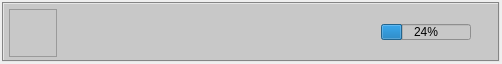
<?xml version="1.0" encoding="UTF-8"?>
<ui version="4.0">
 <class>frmDocumentItem</class>
 <widget class="QWidget" name="frmDocumentItem">
  <property name="geometry">
   <rect>
    <x>0</x>
    <y>0</y>
    <width>502</width>
    <height>64</height>
   </rect>
  </property>
  <property name="sizePolicy">
   <sizepolicy hsizetype="Preferred" vsizetype="Fixed">
    <horstretch>0</horstretch>
    <verstretch>0</verstretch>
   </sizepolicy>
  </property>
  <property name="minimumSize">
   <size>
    <width>50</width>
    <height>64</height>
   </size>
  </property>
  <property name="maximumSize">
   <size>
    <width>16777215</width>
    <height>64</height>
   </size>
  </property>
  <property name="windowTitle">
   <string>Form</string>
  </property>
  <property name="styleSheet">
   <string notr="true"/>
  </property>
  <layout class="QHBoxLayout" name="horizontalLayout_2">
   <property name="spacing">
    <number>2</number>
   </property>
   <property name="margin">
    <number>2</number>
   </property>
   <item>
    <widget class="QFrame" name="frame">
     <property name="sizePolicy">
      <sizepolicy hsizetype="Preferred" vsizetype="Fixed">
       <horstretch>0</horstretch>
       <verstretch>0</verstretch>
      </sizepolicy>
     </property>
     <property name="minimumSize">
      <size>
       <width>100</width>
       <height>60</height>
      </size>
     </property>
     <property name="maximumSize">
      <size>
       <width>16777215</width>
       <height>60</height>
      </size>
     </property>
     <property name="styleSheet">
      <string notr="true">background-color: rgb(200, 200, 200);</string>
     </property>
     <property name="frameShape">
      <enum>QFrame::Box</enum>
     </property>
     <property name="frameShadow">
      <enum>QFrame::Sunken</enum>
     </property>
     <layout class="QGridLayout" name="gridLayout">
      <property name="margin">
       <number>5</number>
      </property>
      <item row="0" column="2">
       <widget class="QProgressBar" name="pgBar">
        <property name="minimumSize">
         <size>
          <width>90</width>
          <height>16</height>
         </size>
        </property>
        <property name="maximumSize">
         <size>
          <width>90</width>
          <height>16</height>
         </size>
        </property>
        <property name="value">
         <number>24</number>
        </property>
       </widget>
      </item>
      <item row="0" column="1">
       <widget class="QLabel" name="lblName">
        <property name="sizePolicy">
         <sizepolicy hsizetype="Expanding" vsizetype="Preferred">
          <horstretch>0</horstretch>
          <verstretch>0</verstretch>
         </sizepolicy>
        </property>
        <property name="minimumSize">
         <size>
          <width>20</width>
          <height>0</height>
         </size>
        </property>
        <property name="font">
         <font>
          <weight>75</weight>
          <bold>true</bold>
         </font>
        </property>
        <property name="cursor">
         <cursorShape>PointingHandCursor</cursorShape>
        </property>
        <property name="frameShape">
         <enum>QFrame::NoFrame</enum>
        </property>
        <property name="text">
         <string/>
        </property>
        <property name="textFormat">
         <enum>Qt::RichText</enum>
        </property>
       </widget>
      </item>
      <item row="0" column="3">
       <widget class="QLabel" name="lblClose">
        <property name="minimumSize">
         <size>
          <width>16</width>
          <height>16</height>
         </size>
        </property>
        <property name="maximumSize">
         <size>
          <width>16</width>
          <height>16</height>
         </size>
        </property>
        <property name="cursor">
         <cursorShape>PointingHandCursor</cursorShape>
        </property>
        <property name="toolTip">
         <string>Remove Document</string>
        </property>
        <property name="text">
         <string/>
        </property>
        <property name="alignment">
         <set>Qt::AlignRight|Qt::AlignTrailing|Qt::AlignVCenter</set>
        </property>
       </widget>
      </item>
      <item row="0" column="0">
       <widget class="QLabel" name="lblThumbnail">
        <property name="sizePolicy">
         <sizepolicy hsizetype="Fixed" vsizetype="Fixed">
          <horstretch>0</horstretch>
          <verstretch>0</verstretch>
         </sizepolicy>
        </property>
        <property name="minimumSize">
         <size>
          <width>48</width>
          <height>48</height>
         </size>
        </property>
        <property name="maximumSize">
         <size>
          <width>48</width>
          <height>48</height>
         </size>
        </property>
        <property name="frameShape">
         <enum>QFrame::StyledPanel</enum>
        </property>
        <property name="frameShadow">
         <enum>QFrame::Sunken</enum>
        </property>
        <property name="text">
         <string/>
        </property>
       </widget>
      </item>
     </layout>
    </widget>
   </item>
  </layout>
 </widget>
 <connections/>
</ui>
